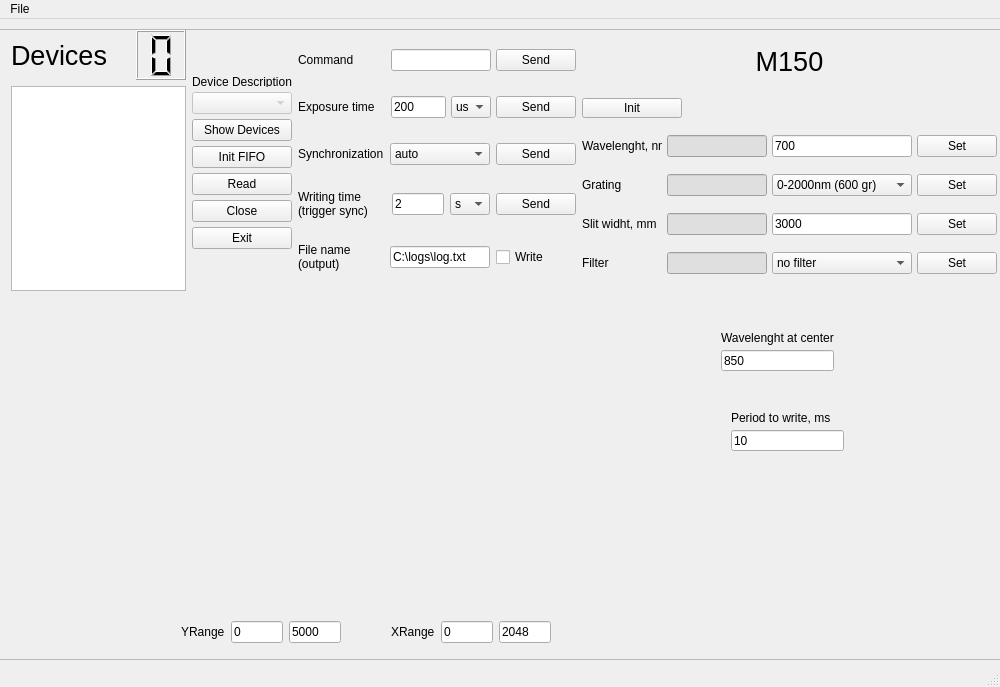
<?xml version="1.0" encoding="UTF-8"?>
<ui version="4.0">
 <class>MainWindow</class>
 <widget class="QMainWindow" name="MainWindow">
  <property name="geometry">
   <rect>
    <x>0</x>
    <y>0</y>
    <width>1000</width>
    <height>687</height>
   </rect>
  </property>
  <property name="minimumSize">
   <size>
    <width>1000</width>
    <height>400</height>
   </size>
  </property>
  <property name="maximumSize">
   <size>
    <width>1000</width>
    <height>200000</height>
   </size>
  </property>
  <property name="windowTitle">
   <string>MainWindow</string>
  </property>
  <widget class="QWidget" name="centralwidget">
   <property name="sizePolicy">
    <sizepolicy hsizetype="Expanding" vsizetype="Expanding">
     <horstretch>0</horstretch>
     <verstretch>0</verstretch>
    </sizepolicy>
   </property>
   <widget class="QScrollArea" name="scrollArea">
    <property name="geometry">
     <rect>
      <x>-10</x>
      <y>10</y>
      <width>1071</width>
      <height>631</height>
     </rect>
    </property>
    <property name="maximumSize">
     <size>
      <width>16777215</width>
      <height>16777212</height>
     </size>
    </property>
    <property name="verticalScrollBarPolicy">
     <enum>Qt::ScrollBarAlwaysOn</enum>
    </property>
    <property name="widgetResizable">
     <bool>true</bool>
    </property>
    <widget class="QWidget" name="scrollAreaWidgetContents">
     <property name="enabled">
      <bool>true</bool>
     </property>
     <property name="geometry">
      <rect>
       <x>0</x>
       <y>0</y>
       <width>1055</width>
       <height>629</height>
      </rect>
     </property>
     <property name="sizePolicy">
      <sizepolicy hsizetype="Minimum" vsizetype="Expanding">
       <horstretch>0</horstretch>
       <verstretch>0</verstretch>
      </sizepolicy>
     </property>
     <property name="minimumSize">
      <size>
       <width>500</width>
       <height>600</height>
      </size>
     </property>
     <widget class="QWidget" name="horizontalLayoutWidget_5">
      <property name="geometry">
       <rect>
        <x>20</x>
        <y>0</y>
        <width>986</width>
        <height>261</height>
       </rect>
      </property>
      <layout class="QHBoxLayout" name="horizontalLayout_5">
       <property name="sizeConstraint">
        <enum>QLayout::SetMinimumSize</enum>
       </property>
       <item>
        <layout class="QVBoxLayout" name="deviceLayout">
         <item>
          <layout class="QHBoxLayout" name="horizontalLayout_7">
           <item>
            <widget class="QLabel" name="label_2">
             <property name="minimumSize">
              <size>
               <width>80</width>
               <height>50</height>
              </size>
             </property>
             <property name="maximumSize">
              <size>
               <width>650</width>
               <height>50</height>
              </size>
             </property>
             <property name="font">
              <font>
               <pointsize>20</pointsize>
              </font>
             </property>
             <property name="text">
              <string>Devices</string>
             </property>
             <property name="textFormat">
              <enum>Qt::PlainText</enum>
             </property>
             <property name="scaledContents">
              <bool>false</bool>
             </property>
             <property name="alignment">
              <set>Qt::AlignLeading|Qt::AlignLeft|Qt::AlignVCenter</set>
             </property>
             <property name="indent">
              <number>-1</number>
             </property>
            </widget>
           </item>
           <item>
            <widget class="QLCDNumber" name="deviceNumbText">
             <property name="minimumSize">
              <size>
               <width>50</width>
               <height>50</height>
              </size>
             </property>
             <property name="maximumSize">
              <size>
               <width>50</width>
               <height>50</height>
              </size>
             </property>
             <property name="layoutDirection">
              <enum>Qt::LeftToRight</enum>
             </property>
             <property name="digitCount">
              <number>1</number>
             </property>
            </widget>
           </item>
          </layout>
         </item>
         <item>
          <widget class="QTextBrowser" name="infoList"/>
         </item>
        </layout>
       </item>
       <item>
        <layout class="QVBoxLayout" name="usbLayout">
         <property name="sizeConstraint">
          <enum>QLayout::SetMinimumSize</enum>
         </property>
         <item>
          <layout class="QVBoxLayout" name="verticalLayout_3">
           <property name="spacing">
            <number>5</number>
           </property>
           <property name="sizeConstraint">
            <enum>QLayout::SetDefaultConstraint</enum>
           </property>
           <property name="topMargin">
            <number>5</number>
           </property>
           <property name="bottomMargin">
            <number>0</number>
           </property>
           <item>
            <widget class="QLabel" name="label">
             <property name="maximumSize">
              <size>
               <width>16777215</width>
               <height>10</height>
              </size>
             </property>
             <property name="text">
              <string>Device Description</string>
             </property>
             <property name="alignment">
              <set>Qt::AlignCenter</set>
             </property>
            </widget>
           </item>
           <item>
            <widget class="QComboBox" name="deviceList">
             <property name="enabled">
              <bool>false</bool>
             </property>
            </widget>
           </item>
           <item>
            <widget class="QPushButton" name="showDevicesBtn">
             <property name="text">
              <string>Show Devices</string>
             </property>
            </widget>
           </item>
           <item>
            <widget class="QPushButton" name="initBtn">
             <property name="text">
              <string>Init FIFO</string>
             </property>
            </widget>
           </item>
           <item>
            <widget class="QPushButton" name="readBtn">
             <property name="text">
              <string>Read</string>
             </property>
            </widget>
           </item>
           <item>
            <widget class="QPushButton" name="pushButton">
             <property name="text">
              <string>Close</string>
             </property>
            </widget>
           </item>
           <item>
            <widget class="QPushButton" name="quitBtn">
             <property name="text">
              <string>Exit</string>
             </property>
            </widget>
           </item>
          </layout>
         </item>
        </layout>
       </item>
       <item>
        <layout class="QVBoxLayout" name="ccdLayout">
         <property name="sizeConstraint">
          <enum>QLayout::SetMinimumSize</enum>
         </property>
         <item>
          <layout class="QHBoxLayout" name="horizontalLayout">
           <property name="spacing">
            <number>5</number>
           </property>
           <item>
            <widget class="QLabel" name="label_7">
             <property name="sizePolicy">
              <sizepolicy hsizetype="Preferred" vsizetype="Preferred">
               <horstretch>0</horstretch>
               <verstretch>0</verstretch>
              </sizepolicy>
             </property>
             <property name="layoutDirection">
              <enum>Qt::LeftToRight</enum>
             </property>
             <property name="text">
              <string>Command</string>
             </property>
             <property name="alignment">
              <set>Qt::AlignLeading|Qt::AlignLeft|Qt::AlignVCenter</set>
             </property>
            </widget>
           </item>
           <item>
            <widget class="QLineEdit" name="writeLine">
             <property name="maximumSize">
              <size>
               <width>100</width>
               <height>16777215</height>
              </size>
             </property>
            </widget>
           </item>
           <item>
            <widget class="QPushButton" name="cmdWriteBtn">
             <property name="minimumSize">
              <size>
               <width>80</width>
               <height>0</height>
              </size>
             </property>
             <property name="maximumSize">
              <size>
               <width>80</width>
               <height>16777215</height>
              </size>
             </property>
             <property name="text">
              <string>Send</string>
             </property>
            </widget>
           </item>
          </layout>
         </item>
         <item>
          <layout class="QHBoxLayout" name="horizontalLayout_3">
           <property name="spacing">
            <number>5</number>
           </property>
           <item>
            <widget class="QLabel" name="label_5">
             <property name="sizePolicy">
              <sizepolicy hsizetype="Preferred" vsizetype="Preferred">
               <horstretch>0</horstretch>
               <verstretch>0</verstretch>
              </sizepolicy>
             </property>
             <property name="layoutDirection">
              <enum>Qt::LeftToRight</enum>
             </property>
             <property name="text">
              <string>Exposure time</string>
             </property>
             <property name="alignment">
              <set>Qt::AlignLeading|Qt::AlignLeft|Qt::AlignVCenter</set>
             </property>
            </widget>
           </item>
           <item>
            <widget class="QLineEdit" name="writeLine_4">
             <property name="minimumSize">
              <size>
               <width>55</width>
               <height>0</height>
              </size>
             </property>
             <property name="maximumSize">
              <size>
               <width>53</width>
               <height>16777215</height>
              </size>
             </property>
             <property name="text">
              <string>200</string>
             </property>
            </widget>
           </item>
           <item>
            <widget class="QComboBox" name="comboBox">
             <property name="minimumSize">
              <size>
               <width>40</width>
               <height>0</height>
              </size>
             </property>
             <property name="maximumSize">
              <size>
               <width>40</width>
               <height>16777215</height>
              </size>
             </property>
             <item>
              <property name="text">
               <string>us</string>
              </property>
             </item>
             <item>
              <property name="text">
               <string>ms</string>
              </property>
             </item>
             <item>
              <property name="text">
               <string>s</string>
              </property>
             </item>
            </widget>
           </item>
           <item>
            <widget class="QPushButton" name="expWriteBtn">
             <property name="minimumSize">
              <size>
               <width>80</width>
               <height>0</height>
              </size>
             </property>
             <property name="maximumSize">
              <size>
               <width>80</width>
               <height>16777215</height>
              </size>
             </property>
             <property name="text">
              <string>Send</string>
             </property>
            </widget>
           </item>
          </layout>
         </item>
         <item>
          <layout class="QHBoxLayout" name="horizontalLayout_4">
           <item>
            <widget class="QLabel" name="label_6">
             <property name="sizePolicy">
              <sizepolicy hsizetype="Preferred" vsizetype="Preferred">
               <horstretch>0</horstretch>
               <verstretch>0</verstretch>
              </sizepolicy>
             </property>
             <property name="layoutDirection">
              <enum>Qt::LeftToRight</enum>
             </property>
             <property name="text">
              <string>Synchronization</string>
             </property>
             <property name="alignment">
              <set>Qt::AlignLeading|Qt::AlignLeft|Qt::AlignVCenter</set>
             </property>
            </widget>
           </item>
           <item>
            <widget class="QComboBox" name="comboBox_2">
             <property name="minimumSize">
              <size>
               <width>100</width>
               <height>0</height>
              </size>
             </property>
             <property name="maximumSize">
              <size>
               <width>100</width>
               <height>16777215</height>
              </size>
             </property>
             <item>
              <property name="text">
               <string>auto</string>
              </property>
             </item>
             <item>
              <property name="text">
               <string>trigger</string>
              </property>
             </item>
             <item>
              <property name="text">
               <string>forse trigger</string>
              </property>
             </item>
            </widget>
           </item>
           <item>
            <widget class="QPushButton" name="syncWriteBtn">
             <property name="minimumSize">
              <size>
               <width>80</width>
               <height>0</height>
              </size>
             </property>
             <property name="maximumSize">
              <size>
               <width>80</width>
               <height>16777215</height>
              </size>
             </property>
             <property name="text">
              <string>Send</string>
             </property>
            </widget>
           </item>
          </layout>
         </item>
         <item>
          <layout class="QHBoxLayout" name="horizontalLayout_2">
           <item>
            <widget class="QLabel" name="wrTimeLabel">
             <property name="sizePolicy">
              <sizepolicy hsizetype="Preferred" vsizetype="Preferred">
               <horstretch>0</horstretch>
               <verstretch>0</verstretch>
              </sizepolicy>
             </property>
             <property name="layoutDirection">
              <enum>Qt::LeftToRight</enum>
             </property>
             <property name="text">
              <string>Writing time 
(trigger sync)</string>
             </property>
             <property name="alignment">
              <set>Qt::AlignLeading|Qt::AlignLeft|Qt::AlignVCenter</set>
             </property>
            </widget>
           </item>
           <item>
            <widget class="QLineEdit" name="wrTimeWriteLine">
             <property name="minimumSize">
              <size>
               <width>52</width>
               <height>0</height>
              </size>
             </property>
             <property name="maximumSize">
              <size>
               <width>52</width>
               <height>16777215</height>
              </size>
             </property>
             <property name="text">
              <string>2</string>
             </property>
            </widget>
           </item>
           <item>
            <widget class="QComboBox" name="wrTimeComboBox">
             <property name="minimumSize">
              <size>
               <width>40</width>
               <height>0</height>
              </size>
             </property>
             <property name="maximumSize">
              <size>
               <width>40</width>
               <height>16777215</height>
              </size>
             </property>
             <item>
              <property name="text">
               <string>s</string>
              </property>
             </item>
             <item>
              <property name="text">
               <string>us</string>
              </property>
             </item>
             <item>
              <property name="text">
               <string>ms</string>
              </property>
             </item>
            </widget>
           </item>
           <item>
            <widget class="QPushButton" name="wrTimeWriteBtn">
             <property name="minimumSize">
              <size>
               <width>80</width>
               <height>0</height>
              </size>
             </property>
             <property name="maximumSize">
              <size>
               <width>80</width>
               <height>16777215</height>
              </size>
             </property>
             <property name="text">
              <string>Send</string>
             </property>
            </widget>
           </item>
          </layout>
         </item>
         <item>
          <layout class="QHBoxLayout" name="horizontalLayout_6">
           <item>
            <widget class="QLabel" name="label_8">
             <property name="sizePolicy">
              <sizepolicy hsizetype="Preferred" vsizetype="Preferred">
               <horstretch>0</horstretch>
               <verstretch>0</verstretch>
              </sizepolicy>
             </property>
             <property name="layoutDirection">
              <enum>Qt::LeftToRight</enum>
             </property>
             <property name="text">
              <string>File name
(output)</string>
             </property>
             <property name="alignment">
              <set>Qt::AlignLeading|Qt::AlignLeft|Qt::AlignVCenter</set>
             </property>
            </widget>
           </item>
           <item>
            <widget class="QLineEdit" name="pathWriteLine">
             <property name="maximumSize">
              <size>
               <width>100</width>
               <height>16777215</height>
              </size>
             </property>
             <property name="text">
              <string>C:\logs\log.txt</string>
             </property>
            </widget>
           </item>
           <item>
            <widget class="QCheckBox" name="fileWriteCheckBox">
             <property name="maximumSize">
              <size>
               <width>80</width>
               <height>16777215</height>
              </size>
             </property>
             <property name="text">
              <string>Write</string>
             </property>
            </widget>
           </item>
          </layout>
         </item>
        </layout>
       </item>
       <item>
        <layout class="QVBoxLayout" name="m150Layout">
         <item>
          <widget class="QLabel" name="m150Name">
           <property name="sizePolicy">
            <sizepolicy hsizetype="Minimum" vsizetype="Minimum">
             <horstretch>0</horstretch>
             <verstretch>0</verstretch>
            </sizepolicy>
           </property>
           <property name="minimumSize">
            <size>
             <width>0</width>
             <height>40</height>
            </size>
           </property>
           <property name="maximumSize">
            <size>
             <width>16777215</width>
             <height>40</height>
            </size>
           </property>
           <property name="font">
            <font>
             <pointsize>20</pointsize>
            </font>
           </property>
           <property name="text">
            <string>M150</string>
           </property>
           <property name="alignment">
            <set>Qt::AlignCenter</set>
           </property>
          </widget>
         </item>
         <item>
          <widget class="QPushButton" name="m150InitBtn">
           <property name="minimumSize">
            <size>
             <width>100</width>
             <height>20</height>
            </size>
           </property>
           <property name="maximumSize">
            <size>
             <width>100</width>
             <height>20</height>
            </size>
           </property>
           <property name="layoutDirection">
            <enum>Qt::LeftToRight</enum>
           </property>
           <property name="text">
            <string>Init</string>
           </property>
          </widget>
         </item>
         <item>
          <layout class="QHBoxLayout" name="horizontalLayout_10">
           <property name="spacing">
            <number>5</number>
           </property>
           <property name="sizeConstraint">
            <enum>QLayout::SetMinimumSize</enum>
           </property>
           <item>
            <widget class="QLabel" name="m150WL_Label">
             <property name="sizePolicy">
              <sizepolicy hsizetype="Preferred" vsizetype="Preferred">
               <horstretch>0</horstretch>
               <verstretch>0</verstretch>
              </sizepolicy>
             </property>
             <property name="minimumSize">
              <size>
               <width>80</width>
               <height>0</height>
              </size>
             </property>
             <property name="maximumSize">
              <size>
               <width>80</width>
               <height>16777215</height>
              </size>
             </property>
             <property name="layoutDirection">
              <enum>Qt::LeftToRight</enum>
             </property>
             <property name="text">
              <string>Wavelenght, nm</string>
             </property>
             <property name="alignment">
              <set>Qt::AlignLeading|Qt::AlignLeft|Qt::AlignVCenter</set>
             </property>
            </widget>
           </item>
           <item>
            <widget class="QLineEdit" name="m150WL_ReadtLine">
             <property name="minimumSize">
              <size>
               <width>100</width>
               <height>0</height>
              </size>
             </property>
             <property name="maximumSize">
              <size>
               <width>100</width>
               <height>16777215</height>
              </size>
             </property>
             <property name="autoFillBackground">
              <bool>false</bool>
             </property>
             <property name="styleSheet">
              <string notr="true">background-color: rgb(223, 223, 223);</string>
             </property>
             <property name="readOnly">
              <bool>true</bool>
             </property>
            </widget>
           </item>
           <item>
            <widget class="QLineEdit" name="m150WL_SetLine">
             <property name="minimumSize">
              <size>
               <width>140</width>
               <height>0</height>
              </size>
             </property>
             <property name="maximumSize">
              <size>
               <width>140</width>
               <height>16777215</height>
              </size>
             </property>
             <property name="text">
              <string>700</string>
             </property>
            </widget>
           </item>
           <item>
            <widget class="QPushButton" name="m150WL_Btn">
             <property name="minimumSize">
              <size>
               <width>80</width>
               <height>0</height>
              </size>
             </property>
             <property name="maximumSize">
              <size>
               <width>80</width>
               <height>16777215</height>
              </size>
             </property>
             <property name="text">
              <string>Set</string>
             </property>
            </widget>
           </item>
          </layout>
         </item>
         <item>
          <layout class="QHBoxLayout" name="horizontalLayout_11">
           <property name="spacing">
            <number>5</number>
           </property>
           <property name="sizeConstraint">
            <enum>QLayout::SetMinimumSize</enum>
           </property>
           <item>
            <widget class="QLabel" name="m150Grating_Label">
             <property name="sizePolicy">
              <sizepolicy hsizetype="Preferred" vsizetype="Preferred">
               <horstretch>0</horstretch>
               <verstretch>0</verstretch>
              </sizepolicy>
             </property>
             <property name="minimumSize">
              <size>
               <width>80</width>
               <height>0</height>
              </size>
             </property>
             <property name="maximumSize">
              <size>
               <width>80</width>
               <height>16777215</height>
              </size>
             </property>
             <property name="layoutDirection">
              <enum>Qt::LeftToRight</enum>
             </property>
             <property name="text">
              <string>Grating</string>
             </property>
             <property name="alignment">
              <set>Qt::AlignLeading|Qt::AlignLeft|Qt::AlignVCenter</set>
             </property>
            </widget>
           </item>
           <item>
            <widget class="QLineEdit" name="m150Grating_ReadLine">
             <property name="minimumSize">
              <size>
               <width>100</width>
               <height>0</height>
              </size>
             </property>
             <property name="maximumSize">
              <size>
               <width>100</width>
               <height>16777215</height>
              </size>
             </property>
             <property name="styleSheet">
              <string notr="true">background-color: rgb(223, 223, 223);</string>
             </property>
             <property name="readOnly">
              <bool>true</bool>
             </property>
            </widget>
           </item>
           <item>
            <widget class="QComboBox" name="m150Grating_SetCombo">
             <property name="minimumSize">
              <size>
               <width>140</width>
               <height>0</height>
              </size>
             </property>
             <item>
              <property name="text">
               <string>0-2000nm (600 gr)</string>
              </property>
             </item>
             <item>
              <property name="text">
               <string>0-700nm (1800 gr)</string>
              </property>
             </item>
             <item>
              <property name="text">
               <string>0-11000nm (100 gr)</string>
              </property>
             </item>
            </widget>
           </item>
           <item>
            <widget class="QPushButton" name="m150Grating_Btn">
             <property name="minimumSize">
              <size>
               <width>80</width>
               <height>0</height>
              </size>
             </property>
             <property name="maximumSize">
              <size>
               <width>80</width>
               <height>16777215</height>
              </size>
             </property>
             <property name="text">
              <string>Set</string>
             </property>
            </widget>
           </item>
          </layout>
         </item>
         <item>
          <layout class="QHBoxLayout" name="horizontalLayout_13">
           <property name="spacing">
            <number>5</number>
           </property>
           <property name="sizeConstraint">
            <enum>QLayout::SetMinimumSize</enum>
           </property>
           <item>
            <widget class="QLabel" name="m150Slit_Label">
             <property name="sizePolicy">
              <sizepolicy hsizetype="Preferred" vsizetype="Preferred">
               <horstretch>0</horstretch>
               <verstretch>0</verstretch>
              </sizepolicy>
             </property>
             <property name="maximumSize">
              <size>
               <width>80</width>
               <height>80</height>
              </size>
             </property>
             <property name="layoutDirection">
              <enum>Qt::LeftToRight</enum>
             </property>
             <property name="text">
              <string>Slit widht, mm</string>
             </property>
             <property name="alignment">
              <set>Qt::AlignLeading|Qt::AlignLeft|Qt::AlignVCenter</set>
             </property>
            </widget>
           </item>
           <item>
            <widget class="QLineEdit" name="m150Slit_ReadLine">
             <property name="minimumSize">
              <size>
               <width>100</width>
               <height>0</height>
              </size>
             </property>
             <property name="maximumSize">
              <size>
               <width>100</width>
               <height>16777215</height>
              </size>
             </property>
             <property name="styleSheet">
              <string notr="true">background-color: rgb(223, 223, 223);</string>
             </property>
             <property name="readOnly">
              <bool>true</bool>
             </property>
            </widget>
           </item>
           <item>
            <widget class="QLineEdit" name="m150Slit_SetLine">
             <property name="minimumSize">
              <size>
               <width>140</width>
               <height>0</height>
              </size>
             </property>
             <property name="maximumSize">
              <size>
               <width>140</width>
               <height>16777215</height>
              </size>
             </property>
             <property name="text">
              <string>3000</string>
             </property>
            </widget>
           </item>
           <item>
            <widget class="QPushButton" name="m150Slit_Btn">
             <property name="minimumSize">
              <size>
               <width>80</width>
               <height>0</height>
              </size>
             </property>
             <property name="maximumSize">
              <size>
               <width>80</width>
               <height>16777215</height>
              </size>
             </property>
             <property name="text">
              <string>Set</string>
             </property>
            </widget>
           </item>
          </layout>
         </item>
         <item>
          <layout class="QHBoxLayout" name="horizontalLayout_14">
           <property name="spacing">
            <number>5</number>
           </property>
           <property name="sizeConstraint">
            <enum>QLayout::SetMinimumSize</enum>
           </property>
           <item>
            <widget class="QLabel" name="m150Filter_Label">
             <property name="sizePolicy">
              <sizepolicy hsizetype="Preferred" vsizetype="Preferred">
               <horstretch>0</horstretch>
               <verstretch>0</verstretch>
              </sizepolicy>
             </property>
             <property name="maximumSize">
              <size>
               <width>80</width>
               <height>16777215</height>
              </size>
             </property>
             <property name="layoutDirection">
              <enum>Qt::LeftToRight</enum>
             </property>
             <property name="text">
              <string>Filter</string>
             </property>
             <property name="alignment">
              <set>Qt::AlignLeading|Qt::AlignLeft|Qt::AlignVCenter</set>
             </property>
            </widget>
           </item>
           <item>
            <widget class="QLineEdit" name="m150Filter_ReadLine">
             <property name="minimumSize">
              <size>
               <width>100</width>
               <height>0</height>
              </size>
             </property>
             <property name="maximumSize">
              <size>
               <width>100</width>
               <height>16777215</height>
              </size>
             </property>
             <property name="styleSheet">
              <string notr="true">background-color: rgb(223, 223, 223);</string>
             </property>
             <property name="readOnly">
              <bool>true</bool>
             </property>
            </widget>
           </item>
           <item>
            <widget class="QComboBox" name="m150Filter_SetCombo">
             <property name="minimumSize">
              <size>
               <width>140</width>
               <height>0</height>
              </size>
             </property>
             <item>
              <property name="text">
               <string>no filter</string>
              </property>
             </item>
             <item>
              <property name="text">
               <string>350-560 nm</string>
              </property>
             </item>
             <item>
              <property name="text">
               <string>560-700 nm</string>
              </property>
             </item>
             <item>
              <property name="text">
               <string>700-1120 nm</string>
              </property>
             </item>
             <item>
              <property name="text">
               <string>1120-1380 nm</string>
              </property>
             </item>
             <item>
              <property name="text">
               <string>1380-1920 nm</string>
              </property>
             </item>
            </widget>
           </item>
           <item>
            <widget class="QPushButton" name="m150Filter_Btn">
             <property name="minimumSize">
              <size>
               <width>80</width>
               <height>0</height>
              </size>
             </property>
             <property name="maximumSize">
              <size>
               <width>80</width>
               <height>16777215</height>
              </size>
             </property>
             <property name="text">
              <string>Set</string>
             </property>
            </widget>
           </item>
          </layout>
         </item>
        </layout>
       </item>
      </layout>
     </widget>
     <widget class="QWidget" name="verticalLayoutWidget">
      <property name="geometry">
       <rect>
        <x>20</x>
        <y>260</y>
        <width>611</width>
        <height>321</height>
       </rect>
      </property>
      <layout class="QVBoxLayout" name="chartLayout">
       <property name="topMargin">
        <number>0</number>
       </property>
      </layout>
     </widget>
     <widget class="QWidget" name="horizontalLayoutWidget">
      <property name="geometry">
       <rect>
        <x>190</x>
        <y>590</y>
        <width>160</width>
        <height>24</height>
       </rect>
      </property>
      <layout class="QHBoxLayout" name="horizontalLayout_8">
       <item>
        <widget class="QLabel" name="label_9">
         <property name="sizePolicy">
          <sizepolicy hsizetype="Preferred" vsizetype="Preferred">
           <horstretch>0</horstretch>
           <verstretch>0</verstretch>
          </sizepolicy>
         </property>
         <property name="layoutDirection">
          <enum>Qt::LeftToRight</enum>
         </property>
         <property name="text">
          <string>YRange</string>
         </property>
         <property name="alignment">
          <set>Qt::AlignLeading|Qt::AlignLeft|Qt::AlignVCenter</set>
         </property>
        </widget>
       </item>
       <item>
        <widget class="QLineEdit" name="rangeY_low">
         <property name="text">
          <string>0</string>
         </property>
        </widget>
       </item>
       <item>
        <widget class="QLineEdit" name="rangeY_high">
         <property name="text">
          <string>5000</string>
         </property>
        </widget>
       </item>
      </layout>
     </widget>
     <widget class="QWidget" name="horizontalLayoutWidget_2">
      <property name="geometry">
       <rect>
        <x>400</x>
        <y>590</y>
        <width>160</width>
        <height>24</height>
       </rect>
      </property>
      <layout class="QHBoxLayout" name="horizontalLayout_12">
       <item>
        <widget class="QLabel" name="label_10">
         <property name="sizePolicy">
          <sizepolicy hsizetype="Preferred" vsizetype="Preferred">
           <horstretch>0</horstretch>
           <verstretch>0</verstretch>
          </sizepolicy>
         </property>
         <property name="layoutDirection">
          <enum>Qt::LeftToRight</enum>
         </property>
         <property name="text">
          <string>XRange</string>
         </property>
         <property name="alignment">
          <set>Qt::AlignLeading|Qt::AlignLeft|Qt::AlignVCenter</set>
         </property>
        </widget>
       </item>
       <item>
        <widget class="QLineEdit" name="rangeX_low">
         <property name="text">
          <string>0</string>
         </property>
        </widget>
       </item>
       <item>
        <widget class="QLineEdit" name="rangeX_high">
         <property name="text">
          <string>2048</string>
         </property>
        </widget>
       </item>
      </layout>
     </widget>
     <widget class="QLineEdit" name="Wl_atCenter_lineEdit">
      <property name="geometry">
       <rect>
        <x>730</x>
        <y>320</y>
        <width>113</width>
        <height>21</height>
       </rect>
      </property>
      <property name="text">
       <string>850</string>
      </property>
     </widget>
     <widget class="QLabel" name="Wl_atCenter_label">
      <property name="geometry">
       <rect>
        <x>730</x>
        <y>300</y>
        <width>121</width>
        <height>16</height>
       </rect>
      </property>
      <property name="text">
       <string>Wavelenght at center</string>
      </property>
     </widget>
     <widget class="QLabel" name="PeriodTime_label">
      <property name="geometry">
       <rect>
        <x>740</x>
        <y>380</y>
        <width>121</width>
        <height>16</height>
       </rect>
      </property>
      <property name="text">
       <string>Period to write, ms</string>
      </property>
     </widget>
     <widget class="QLineEdit" name="PeriodTime_lineEdit">
      <property name="geometry">
       <rect>
        <x>740</x>
        <y>400</y>
        <width>113</width>
        <height>21</height>
       </rect>
      </property>
      <property name="text">
       <string>10</string>
      </property>
     </widget>
    </widget>
   </widget>
  </widget>
  <widget class="QMenuBar" name="menubar">
   <property name="geometry">
    <rect>
     <x>0</x>
     <y>0</y>
     <width>1000</width>
     <height>21</height>
    </rect>
   </property>
   <widget class="QMenu" name="menuFile">
    <property name="title">
     <string>File</string>
    </property>
   </widget>
   <addaction name="menuFile"/>
  </widget>
  <widget class="QStatusBar" name="statusbar"/>
 </widget>
 <resources/>
 <connections>
  <connection>
   <sender>quitBtn</sender>
   <signal>clicked()</signal>
   <receiver>MainWindow</receiver>
   <slot>close()</slot>
   <hints>
    <hint type="sourcelabel">
     <x>209</x>
     <y>223</y>
    </hint>
    <hint type="destinationlabel">
     <x>94</x>
     <y>210</y>
    </hint>
   </hints>
  </connection>
 </connections>
</ui>
